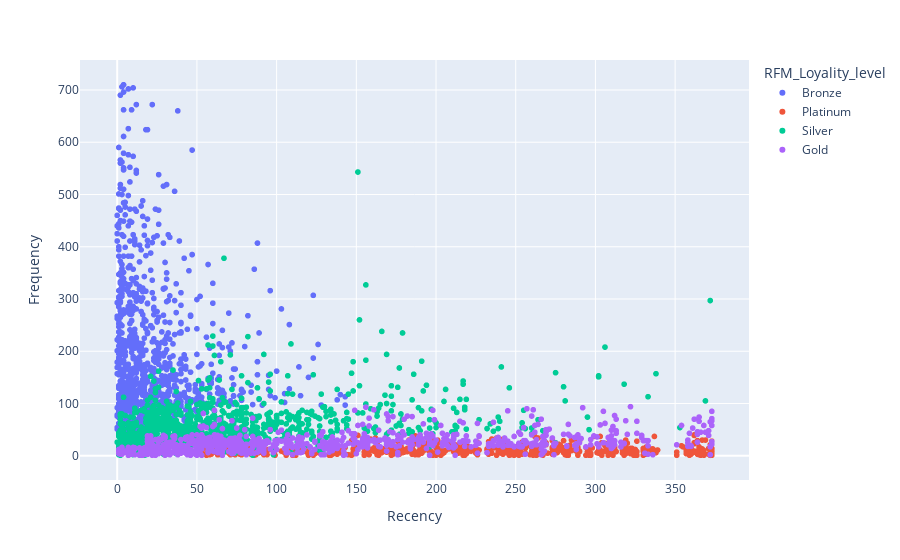

Notebook cell for this chart:
### Code cell
### Visulaizing Recency V/s Frequency : RFM_Loyality_level
fig = px.scatter(RFM_data,x = "Recency", y = "Frequency",color = "RFM_Loyality_level")
fig.show()

### Figure 1 — Plotly figure (JSON) as saved in the notebook; plotly's stock layout.template omitted (floating-point values rounded to 4 significant figures; data arrays with more than 128 entries replaced by an {"elided": "..."} marker saying what was removed)
{"data": [{"hovertemplate": "RFM_Loyality_level=Bronze<br>Recency=%{x}<br>Frequency=%{y}<extra></extra>", "legendgroup": "Bronze", "marker": {"color": "#636efa", "symbol": "circle"}, "mode": "markers", "name": "Bronze", "showlegend": true, "type": "scattergl", "x": {"elided": "1118 int values"}, "xaxis": "x", "y": {"elided": "1118 int values"}, "yaxis": "y"}, {"hovertemplate": "RFM_Loyality_level=Platinum<br>Recency=%{x}<br>Frequency=%{y}<extra></extra>", "legendgroup": "Platinum", "marker": {"color": "#EF553B", "symbol": "circle"}, "mode": "markers", "name": "Platinum", "showlegend": true, "type": "scattergl", "x": {"elided": "673 int values"}, "xaxis": "x", "y": {"elided": "673 int values"}, "yaxis": "y"}, {"hovertemplate": "RFM_Loyality_level=Silver<br>Recency=%{x}<br>Frequency=%{y}<extra></extra>", "legendgroup": "Silver", "marker": {"color": "#00cc96", "symbol": "circle"}, "mode": "markers", "name": "Silver", "showlegend": true, "type": "scattergl", "x": {"elided": "1164 int values"}, "xaxis": "x", "y": {"elided": "1164 int values"}, "yaxis": "y"}, {"hovertemplate": "RFM_Loyality_level=Gold<br>Recency=%{x}<br>Frequency=%{y}<extra></extra>", "legendgroup": "Gold", "marker": {"color": "#ab63fa", "symbol": "circle"}, "mode": "markers", "name": "Gold", "showlegend": true, "type": "scattergl", "x": {"elided": "892 int values"}, "xaxis": "x", "y": {"elided": "892 int values"}, "yaxis": "y"}], "layout": {"legend": {"title": {"text": "RFM_Loyality_level"}, "tracegroupgap": 0}, "margin": {"t": 60}, "xaxis": {"anchor": "y", "domain": [0, 1], "title": {"text": "Recency"}}, "yaxis": {"anchor": "x", "domain": [0, 1], "title": {"text": "Frequency"}}}}
